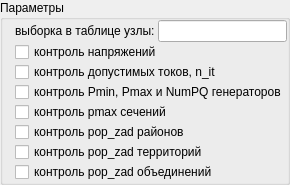
         <widget class="QGroupBox" name="GB_control">
          <property name="minimumSize">
           <size>
            <width>0</width>
            <height>180</height>
           </size>
          </property>
          <property name="title">
           <string>Параметры</string>
          </property>
          <layout class="QVBoxLayout" name="verticalLayout_9">
           <property name="spacing">
            <number>0</number>
           </property>
           <property name="leftMargin">
            <number>12</number>
           </property>
           <property name="topMargin">
            <number>0</number>
           </property>
           <property name="rightMargin">
            <number>0</number>
           </property>
           <property name="bottomMargin">
            <number>0</number>
           </property>
           <item>
            <layout class="QHBoxLayout" name="horizontalLayout_22">
             <item>
              <widget class="QLabel" name="label_26">
               <property name="text">
                <string>выборка в таблице узлы: </string>
               </property>
              </widget>
             </item>
             <item>
              <widget class="QLineEdit" name="kontrol_rg2_Sel"/>
             </item>
            </layout>
           </item>
           <item>
            <widget class="QCheckBox" name="CB_U">
             <property name="text">
              <string>контроль напряжений</string>
             </property>
            </widget>
           </item>
           <item>
            <widget class="QCheckBox" name="CB_I">
             <property name="text">
              <string>контроль допустимых токов, n_it</string>
             </property>
            </widget>
           </item>
           <item>
            <widget class="QCheckBox" name="CB_gen">
             <property name="text">
              <string>контроль Pmin, Pmax и NumPQ генераторов</string>
             </property>
            </widget>
           </item>
           <item>
            <widget class="QCheckBox" name="CB_s">
             <property name="text">
              <string>контроль pmax сечений</string>
             </property>
            </widget>
           </item>
           <item>
            <widget class="QCheckBox" name="CB_na">
             <property name="text">
              <string>контроль pop_zad районов</string>
             </property>
            </widget>
           </item>
           <item>
            <widget class="QCheckBox" name="CB_npa">
             <property name="text">
              <string>контроль pop_zad территорий</string>
             </property>
            </widget>
           </item>
           <item>
            <widget class="QCheckBox" name="CB_no">
             <property name="text">
              <string>контроль pop_zad объединений</string>
             </property>
            </widget>
           </item>
          </layout>
         </widget>
